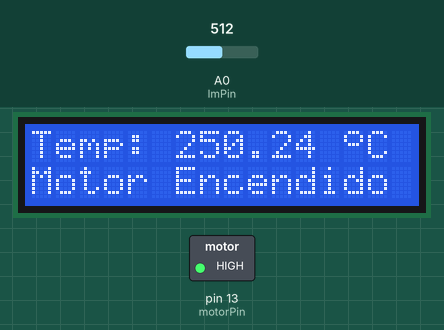
This sketch was run on a simulated Arduino Uno, built with avr-gcc and run on an emulated ATmega328P. Shown: 16×2 character LCD, switched loads named in the sketch (green lamp = pin HIGH). The test bench sets the inputs (shaded band); at power-on: A0 (lmPin) = 512. What the sketch prints to the serial monitor is not drawn.

Above: at 1.2 s.
1.3 s: A0 (lmPin) set to 59
2.8 s: A0 (lmPin) set to 47
At 3.2 s:
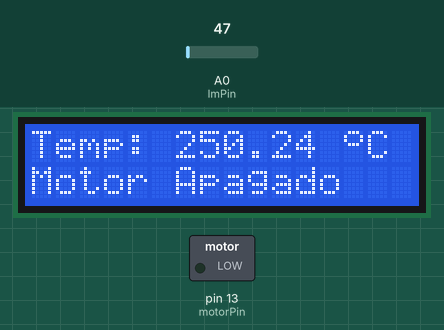
5.8 s: A0 (lmPin) set to 122
At 6.7 s:
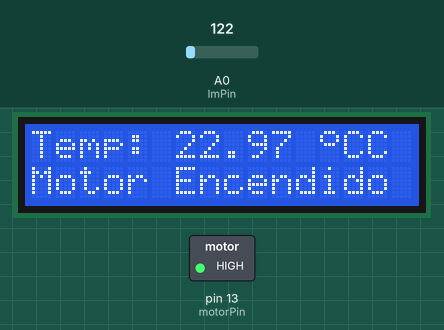
7.3 s: A0 (lmPin) set to 0
At 7.9 s:
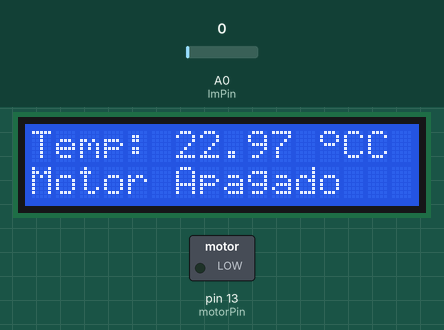
10.3 s: A0 (lmPin) set to 306
At 11.5 s:
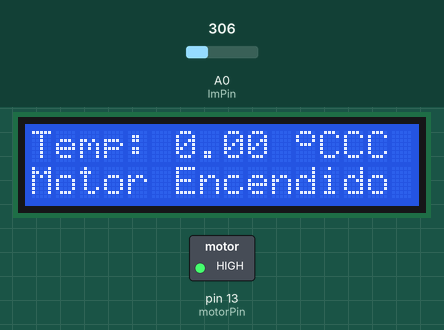
Timing chart, 0 to 13.3 s (numbered marks = the images above; inputs shaded):
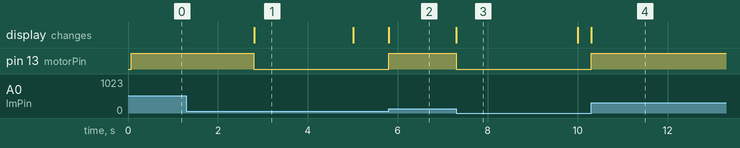

Measured:
- the behaviour switches between 54 and 53 on A0 (lmPin) (found by bisection; images 0 and 1)
- after the input at 1.3 s, every drawn part: stays the same
- after the input at 2.8 s, pin 13 (motorPin): HIGH → LOW at once; the display: changes at once (image 1)
- after the input at 5.8 s, pin 13 (motorPin): LOW → HIGH at once; the display: changes at once (image 2)
- after the input at 7.3 s, pin 13 (motorPin): HIGH → LOW at once; the display: changes at once (image 3)
- after the input at 10.3 s, pin 13 (motorPin): LOW → HIGH at once; the display: changes at once (image 4)
- what the display in image 1 shows lasts 2.2 s, from 2.8 s to 5.0 s
- what the display in image 3 shows lasts 2.7 s, from 7.3 s to 10.0 s

The sketch:

Clase_5_LCD_v2.ino
```cpp
#include <LiquidCrystal.h>

const int lmPin = A0;
const int motorPin = 13;

const double tempIdeal = 27.0;
const double tempError = 1.0;

double tempActual = 0.0;

bool estadoMotor = false;

unsigned long lastPrint = 0;
const int intervalo = 5000;

byte grado[8] = {
  B01110,
  B10001,
  B10001,
  B01110,
  B00000,
  B00000,
  B00000,
};


/*
 *  LCD RS pin to digital pin 8
 *  LCD Enable pin to digital pin 9
 *  LCD D4 pin to digital pin 4
 *  LCD D5 pin to digital pin 5
 *  LCD D6 pin to digital pin 6
 *  LCD D7 pin to digital pin 7
 *
 */

LiquidCrystal lcd(8,9,4,5,6,7);


void printTempLcd()
{

  lcd.setCursor(0,0);
  lcd.print("Temp: ");
  lcd.print(tempActual);
  lcd.print(" ");
  lcd.write(byte(0));
  lcd.print("C");
}

void printMotorStatusLcd()
{
  lcd.setCursor(0,1);
  if(estadoMotor == true)
    lcd.print("Motor Encendido");
  else
    lcd.print("Motor Apagado  ");
}

void actualizarTemp()
{
  int analog = 0;
  analog = analogRead(lmPin);
  tempActual = analog* 5000.0  /1023.0 /10.0;  //5V -> 1023
}

void setup()
{
  pinMode (motorPin,OUTPUT);
  lcd.createChar(0, grado);
  Serial.begin(9600);
  while(!Serial);

  lcd.begin(16,2);
  actualizarTemp();
  printMotorStatusLcd();
  printTempLcd();

}

void loop()
{
  unsigned  long currentTime = 0;


  actualizarTemp();

  currentTime = millis();

  if (currentTime - lastPrint > intervalo)
  {
    Serial.print("Temperatura: ");
    Serial.print(tempActual);
    Serial.println(" °C");

    printTempLcd();

    lastPrint = currentTime;
  }

  if (tempActual >= tempIdeal + tempError && estadoMotor == false)
  {
    digitalWrite(motorPin, HIGH);
    Serial.println("Motor Encendido");
    estadoMotor = true;
    printMotorStatusLcd();
  }
  else if (tempActual <=tempIdeal - tempError && estadoMotor == true)
  {
    digitalWrite(motorPin, LOW);
    Serial.println("Motor Apagado");
    estadoMotor = false;
    printMotorStatusLcd();
  }

}
```
